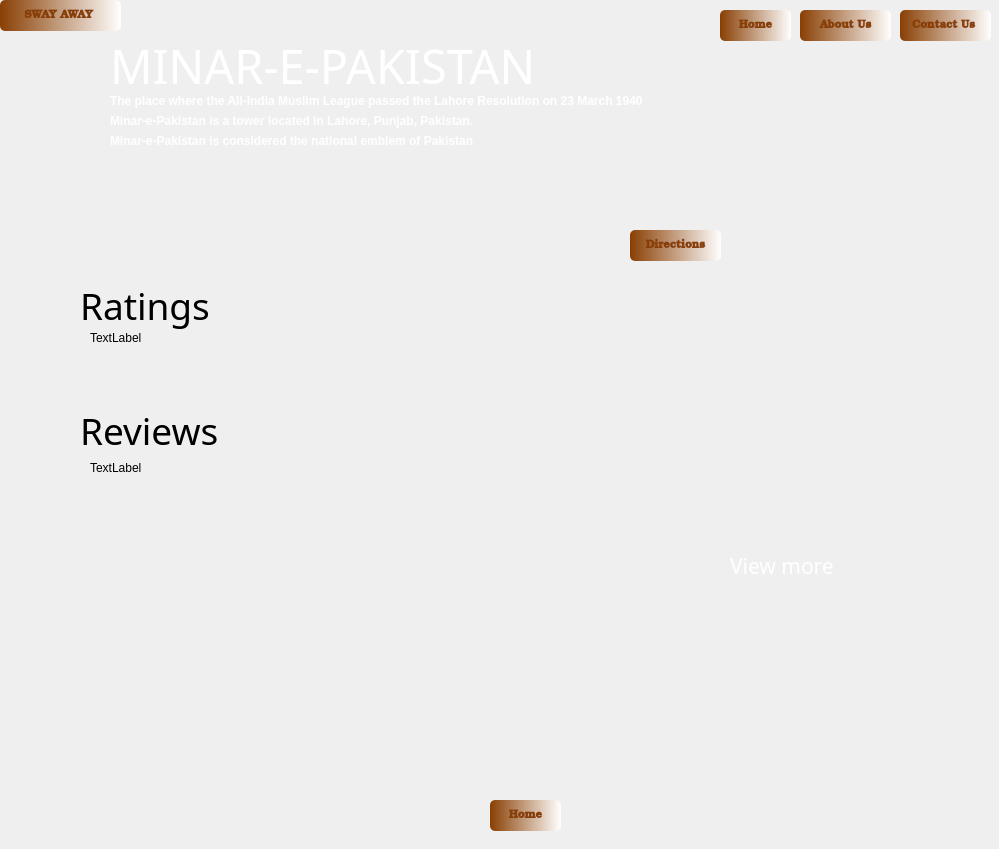
<?xml version="1.0" encoding="UTF-8"?>
<ui version="4.0">
 <class>Form</class>
 <widget class="QWidget" name="Form">
  <property name="geometry">
   <rect>
    <x>0</x>
    <y>0</y>
    <width>999</width>
    <height>849</height>
   </rect>
  </property>
  <property name="windowTitle">
   <string>Form</string>
  </property>
  <widget class="QLabel" name="label">
   <property name="geometry">
    <rect>
     <x>0</x>
     <y>-10</y>
     <width>1001</width>
     <height>871</height>
    </rect>
   </property>
   <property name="styleSheet">
    <string notr="true">background-image: url(:/pics/Premium Photo _ Minar e pakistan evening.jfif);</string>
   </property>
   <property name="text">
    <string/>
   </property>
  </widget>
  <widget class="QLabel" name="label_12">
   <property name="geometry">
    <rect>
     <x>110</x>
     <y>30</y>
     <width>571</width>
     <height>71</height>
    </rect>
   </property>
   <property name="font">
    <font>
     <family>Colonna MT</family>
     <pointsize>35</pointsize>
     <weight>50</weight>
     <bold>false</bold>
    </font>
   </property>
   <property name="styleSheet">
    <string notr="true">color: rgb(255, 255, 255);</string>
   </property>
   <property name="text">
    <string>MINAR-E-PAKISTAN</string>
   </property>
  </widget>
  <widget class="QPushButton" name="pushButton">
   <property name="geometry">
    <rect>
     <x>0</x>
     <y>0</y>
     <width>121</width>
     <height>31</height>
    </rect>
   </property>
   <property name="font">
    <font>
     <family>Bookman Old Style</family>
     <pointsize>8</pointsize>
     <weight>75</weight>
     <italic>false</italic>
     <bold>true</bold>
    </font>
   </property>
   <property name="styleSheet">
    <string notr="true">QPushButton#pushButton{
 background-color: qlineargradient(spread:pad, x1:0, y1:0, x2:1, y2:0, stop:0 rgba(137, 63, 3, 255), stop:1 rgba(255, 255, 255, 255));
 color:rgba(137,63,3,255);
 border-radius:5px;
}
QPushButton#pushButton:hover{
 background-color: qlineargradient(spread:pad, x1:0, y1:0, x2:1, y2:0, stop:0 rgba(150, 63, 45, 255), stop:1 rgba(255, 255, 255, 255));
}
QPushButton#pushButton:pressed{
	padding-left:5px;
	padding-top:5px:
	background-color:rgba(140,120,111,255);
}</string>
   </property>
   <property name="text">
    <string>SWAY AWAY </string>
   </property>
  </widget>
  <widget class="QPushButton" name="pushButton_4">
   <property name="geometry">
    <rect>
     <x>720</x>
     <y>10</y>
     <width>71</width>
     <height>31</height>
    </rect>
   </property>
   <property name="font">
    <font>
     <family>Bookman Old Style</family>
     <pointsize>8</pointsize>
     <weight>75</weight>
     <italic>false</italic>
     <bold>true</bold>
    </font>
   </property>
   <property name="styleSheet">
    <string notr="true">QPushButton#pushButton_4{
 background-color: qlineargradient(spread:pad, x1:0, y1:0, x2:1, y2:0, stop:0 rgba(137, 63, 3, 255), stop:1 rgba(255, 255, 255, 255));
 color:rgba(137,63,3,255);
 border-radius:5px;
}
QPushButton#pushButton_4:hover{
 background-color: qlineargradient(spread:pad, x1:0, y1:0, x2:1, y2:0, stop:0 rgba(150, 63, 45, 255), stop:1 rgba(255, 255, 255, 255));
}
QPushButton#pushButton_4:pressed{
	padding-left:5px;
	padding-top:5px:
	background-color:rgba(140,120,111,255);
}</string>
   </property>
   <property name="text">
    <string>Home</string>
   </property>
  </widget>
  <widget class="QPushButton" name="pushButton_3">
   <property name="geometry">
    <rect>
     <x>800</x>
     <y>10</y>
     <width>91</width>
     <height>31</height>
    </rect>
   </property>
   <property name="font">
    <font>
     <family>Bookman Old Style</family>
     <pointsize>8</pointsize>
     <weight>75</weight>
     <italic>false</italic>
     <bold>true</bold>
    </font>
   </property>
   <property name="styleSheet">
    <string notr="true">QPushButton#pushButton_3{
 background-color: qlineargradient(spread:pad, x1:0, y1:0, x2:1, y2:0, stop:0 rgba(137, 63, 3, 255), stop:1 rgba(255, 255, 255, 255));
 color:rgba(137,63,3,255);
 border-radius:5px;
}
QPushButton#pushButton_3:hover{
 background-color: qlineargradient(spread:pad, x1:0, y1:0, x2:1, y2:0, stop:0 rgba(150, 63, 45, 255), stop:1 rgba(255, 255, 255, 255));
}
QPushButton#pushButton_3:pressed{
	padding-left:5px;
	padding-top:5px:
	background-color:rgba(140,120,111,255);
}</string>
   </property>
   <property name="text">
    <string>About Us</string>
   </property>
  </widget>
  <widget class="QPushButton" name="pushButton_2">
   <property name="geometry">
    <rect>
     <x>900</x>
     <y>10</y>
     <width>91</width>
     <height>31</height>
    </rect>
   </property>
   <property name="font">
    <font>
     <family>Bookman Old Style</family>
     <pointsize>8</pointsize>
     <weight>75</weight>
     <italic>false</italic>
     <bold>true</bold>
    </font>
   </property>
   <property name="styleSheet">
    <string notr="true">QPushButton#pushButton_2{
 background-color: qlineargradient(spread:pad, x1:0, y1:0, x2:1, y2:0, stop:0 rgba(137, 63, 3, 255), stop:1 rgba(255, 255, 255, 255));
 color:rgba(137,63,3,255);
 border-radius:5px;
}
QPushButton#pushButton_2:hover{
 background-color: qlineargradient(spread:pad, x1:0, y1:0, x2:1, y2:0, stop:0 rgba(150, 63, 45, 255), stop:1 rgba(255, 255, 255, 255));
}
QPushButton#pushButton_2:pressed{
	padding-left:5px;
	padding-top:5px:
	background-color:rgba(140,120,111,255);
}</string>
   </property>
   <property name="text">
    <string>Contact Us </string>
   </property>
  </widget>
  <widget class="QPushButton" name="pushButton_5">
   <property name="geometry">
    <rect>
     <x>630</x>
     <y>230</y>
     <width>91</width>
     <height>31</height>
    </rect>
   </property>
   <property name="font">
    <font>
     <family>Bookman Old Style</family>
     <pointsize>8</pointsize>
     <weight>75</weight>
     <italic>false</italic>
     <bold>true</bold>
    </font>
   </property>
   <property name="styleSheet">
    <string notr="true">QPushButton#pushButton_5{
 background-color: qlineargradient(spread:pad, x1:0, y1:0, x2:1, y2:0, stop:0 rgba(137, 63, 3, 255), stop:1 rgba(255, 255, 255, 255));
 color:rgba(137,63,3,255);
 border-radius:5px;
}
QPushButton#pushButton_5:hover{
 background-color: qlineargradient(spread:pad, x1:0, y1:0, x2:1, y2:0, stop:0 rgba(150, 63, 45, 255), stop:1 rgba(255, 255, 255, 255));
}
QPushButton#pushButton_5:pressed{
	padding-left:5px;
	padding-top:5px:
	background-color:rgba(140,120,111,255);
}</string>
   </property>
   <property name="text">
    <string>Directions</string>
   </property>
  </widget>
  <widget class="QLabel" name="label_2">
   <property name="geometry">
    <rect>
     <x>630</x>
     <y>270</y>
     <width>351</width>
     <height>281</height>
    </rect>
   </property>
   <property name="styleSheet">
    <string notr="true">background-image: url(:/pics/mp.png);</string>
   </property>
   <property name="text">
    <string/>
   </property>
  </widget>
  <widget class="QLabel" name="label_11">
   <property name="geometry">
    <rect>
     <x>80</x>
     <y>270</y>
     <width>181</width>
     <height>71</height>
    </rect>
   </property>
   <property name="font">
    <font>
     <family>Colonna MT</family>
     <pointsize>28</pointsize>
    </font>
   </property>
   <property name="styleSheet">
    <string notr="true">color: rgb(0, 0, 0);</string>
   </property>
   <property name="text">
    <string>Ratings</string>
   </property>
  </widget>
  <widget class="QLabel" name="label_13">
   <property name="geometry">
    <rect>
     <x>80</x>
     <y>410</y>
     <width>191</width>
     <height>41</height>
    </rect>
   </property>
   <property name="font">
    <font>
     <family>Colonna MT</family>
     <pointsize>28</pointsize>
    </font>
   </property>
   <property name="styleSheet">
    <string notr="true">color: rgb(0, 0, 0);</string>
   </property>
   <property name="text">
    <string>Reviews</string>
   </property>
  </widget>
  <widget class="QLabel" name="label_14">
   <property name="geometry">
    <rect>
     <x>730</x>
     <y>530</y>
     <width>571</width>
     <height>71</height>
    </rect>
   </property>
   <property name="font">
    <font>
     <family>Colonna MT</family>
     <pointsize>16</pointsize>
     <weight>50</weight>
     <bold>false</bold>
    </font>
   </property>
   <property name="styleSheet">
    <string notr="true">color: rgb(255, 255, 255);</string>
   </property>
   <property name="text">
    <string>View more</string>
   </property>
  </widget>
  <widget class="QLabel" name="label_3">
   <property name="geometry">
    <rect>
     <x>110</x>
     <y>110</y>
     <width>531</width>
     <height>21</height>
    </rect>
   </property>
   <property name="font">
    <font>
     <weight>75</weight>
     <bold>true</bold>
    </font>
   </property>
   <property name="styleSheet">
    <string notr="true">color: rgb(255, 255, 255);</string>
   </property>
   <property name="text">
    <string>Minar-e-Pakistan is a tower located in Lahore, Punjab, Pakistan. </string>
   </property>
  </widget>
  <widget class="QLabel" name="label_7">
   <property name="geometry">
    <rect>
     <x>110</x>
     <y>90</y>
     <width>641</width>
     <height>21</height>
    </rect>
   </property>
   <property name="font">
    <font>
     <weight>75</weight>
     <bold>true</bold>
    </font>
   </property>
   <property name="styleSheet">
    <string notr="true">color: rgb(255, 255, 255);</string>
   </property>
   <property name="text">
    <string>The place where the All-India Muslim League passed the Lahore Resolution on 23 March 1940</string>
   </property>
  </widget>
  <widget class="QLabel" name="label_6">
   <property name="geometry">
    <rect>
     <x>110</x>
     <y>130</y>
     <width>531</width>
     <height>21</height>
    </rect>
   </property>
   <property name="font">
    <font>
     <weight>75</weight>
     <bold>true</bold>
    </font>
   </property>
   <property name="styleSheet">
    <string notr="true">color: rgb(255, 255, 255);</string>
   </property>
   <property name="text">
    <string>Minar-e-Pakistan is considered the national emblem of Pakistan</string>
   </property>
  </widget>
  <widget class="QPushButton" name="pushButton_6">
   <property name="geometry">
    <rect>
     <x>490</x>
     <y>800</y>
     <width>71</width>
     <height>31</height>
    </rect>
   </property>
   <property name="font">
    <font>
     <family>Bookman Old Style</family>
     <pointsize>8</pointsize>
     <weight>75</weight>
     <italic>false</italic>
     <bold>true</bold>
    </font>
   </property>
   <property name="styleSheet">
    <string notr="true">QPushButton#pushButton_6{
 background-color: qlineargradient(spread:pad, x1:0, y1:0, x2:1, y2:0, stop:0 rgba(137, 63, 3, 255), stop:1 rgba(255, 255, 255, 255));
 color:rgba(137,63,3,255);
 border-radius:5px;
}
QPushButton#pushButton_6:hover{
 background-color: qlineargradient(spread:pad, x1:0, y1:0, x2:1, y2:0, stop:0 rgba(150, 63, 45, 255), stop:1 rgba(255, 255, 255, 255));
}
QPushButton#pushButton_6:pressed{
	padding-left:5px;
	padding-top:5px:
	background-color:rgba(140,120,111,255);
}</string>
   </property>
   <property name="text">
    <string>Home</string>
   </property>
  </widget>
  <widget class="QLabel" name="label_4">
   <property name="geometry">
    <rect>
     <x>90</x>
     <y>330</y>
     <width>55</width>
     <height>16</height>
    </rect>
   </property>
   <property name="text">
    <string>TextLabel</string>
   </property>
  </widget>
  <widget class="QLabel" name="label_5">
   <property name="geometry">
    <rect>
     <x>90</x>
     <y>460</y>
     <width>55</width>
     <height>16</height>
    </rect>
   </property>
   <property name="text">
    <string>TextLabel</string>
   </property>
  </widget>
 </widget>
 <resources>
  <include location="pis.qrc"/>
 </resources>
 <connections/>
</ui>
